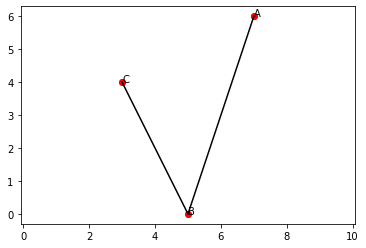

The Python source for this figure:
# -*- coding: utf-8 -*-
"""
Created on Thu Sep  3 12:39:44 2020

@author: Rishab
"""

import matplotlib.pyplot as plt

a = [7,6]
b = [5,0] #The vector b is equidistant from vectors a and c. Obtained from calculation 
c = [3,4]

plt.plot(a[0],a[1],'o')
plt.text(7,6,'A')
plt.plot(b[0],b[1],'o')
plt.text(5,0,'B')
plt.plot(c[0],c[1],'o')
plt.text(3,4,'C')


x=[7,5,3]
y=[6,0,4]

plt.plot(x,y,'ro')

def connect(x,y,p1,p2):
    x1, x2 = x[p1], x[p2]
    y1, y2 = y[p1], y[p2]
    plt.plot([x1,x2],[y1,y2],'k-')

connect(x,y,0,1)
connect(x,y,1,2)

plt.axis('equal')
plt.show()
